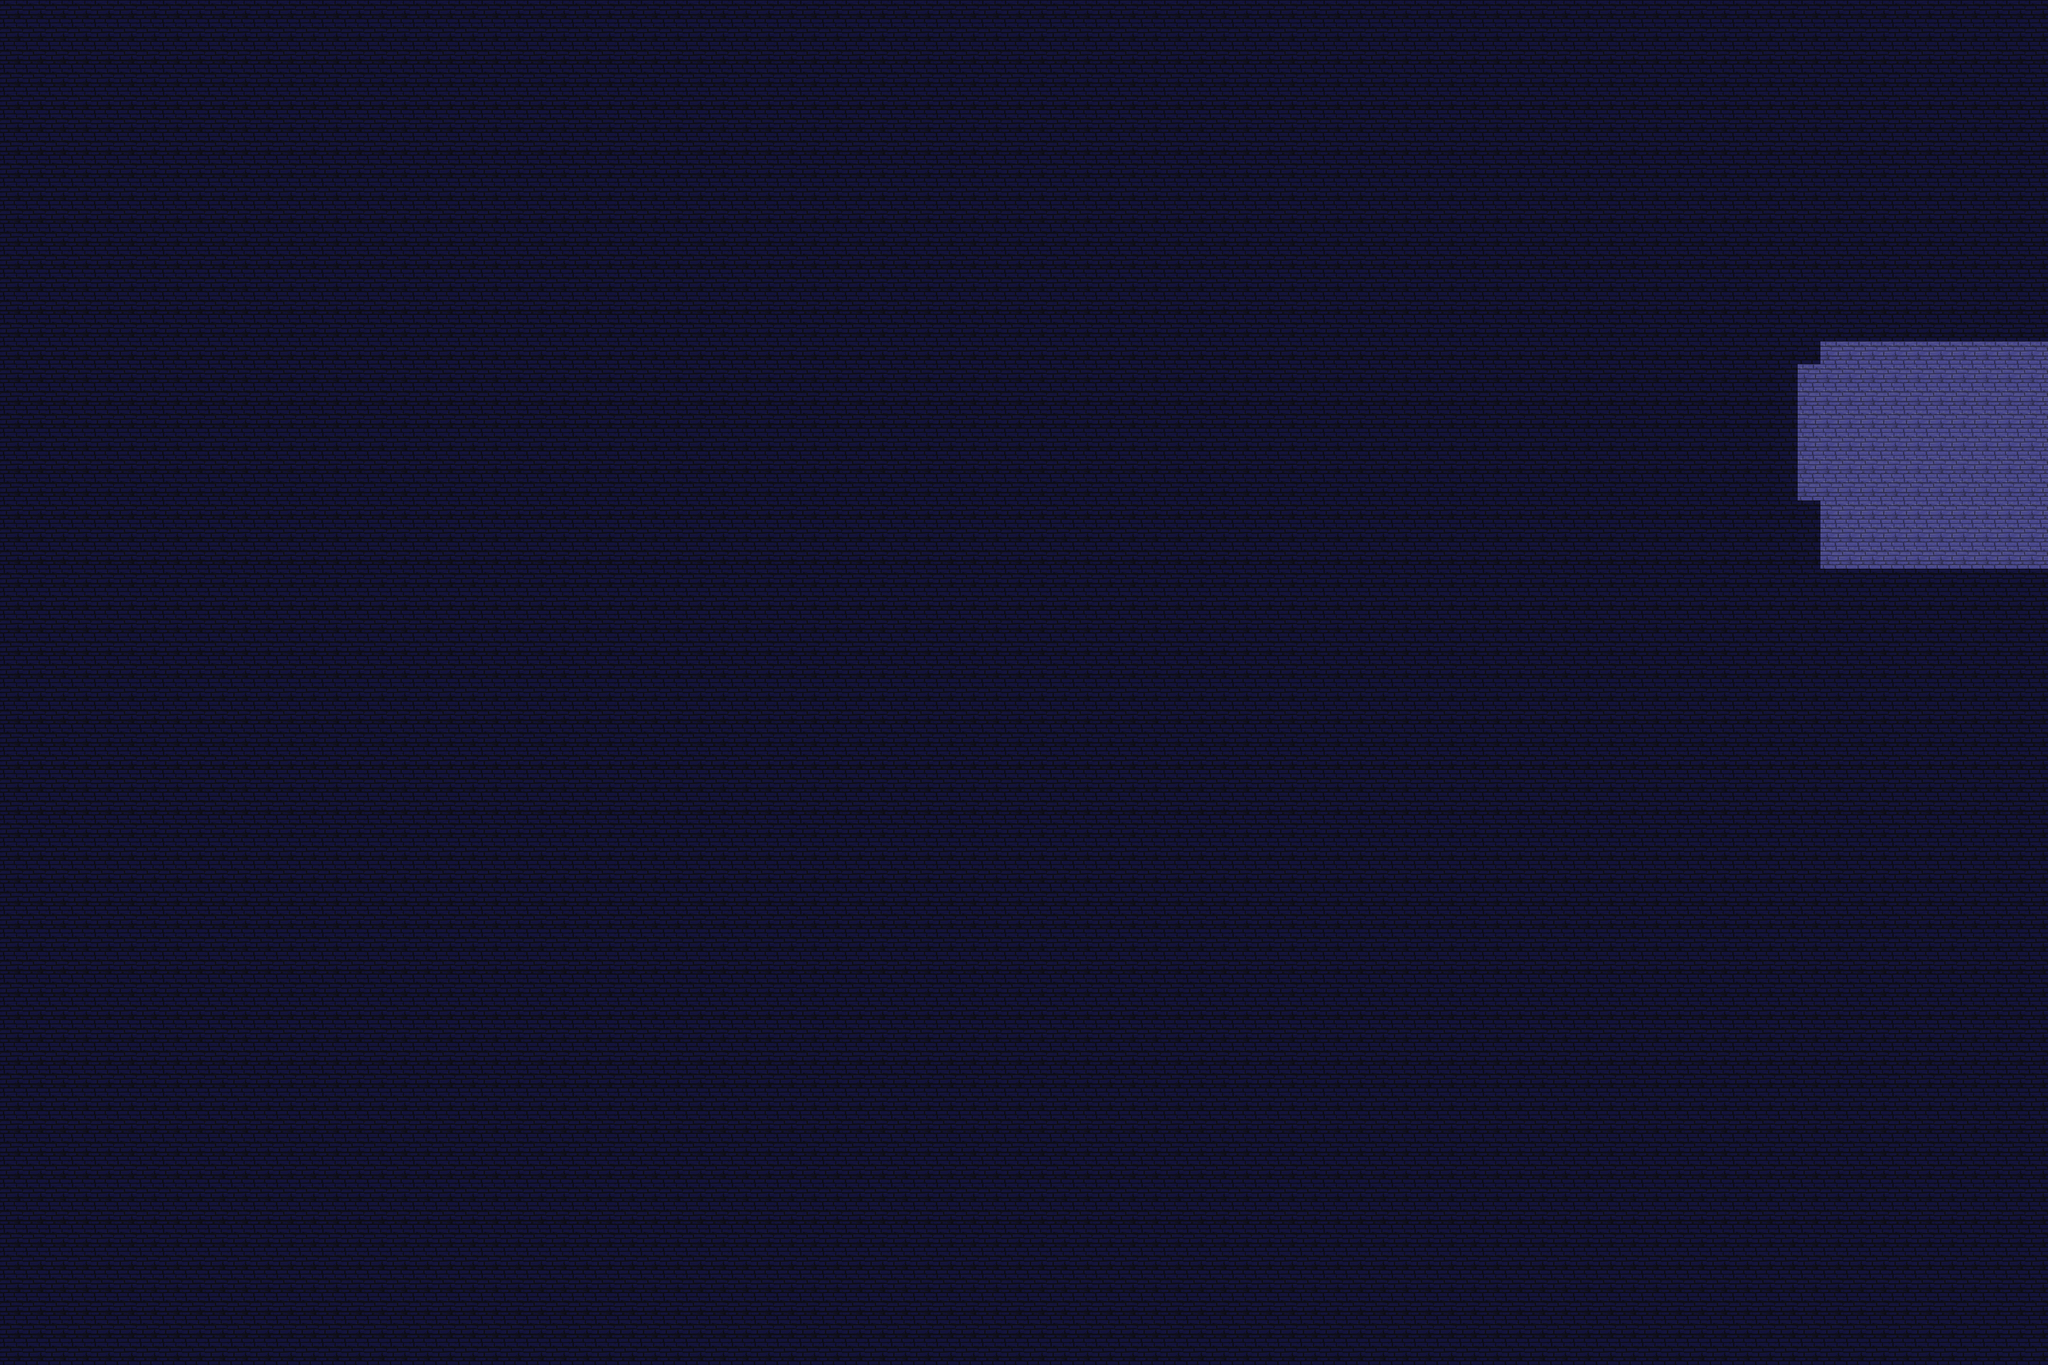

The image is a tile-based game level rendered from a .tmx file. Its description and source (layers, tilesets, objects; grid data summarised) follow:
An orthogonal 90x60 tile map with 32x32 px tiles, 1 tile layer (Background), 6 hidden layers not drawn.

<map version="2017.05.16" orientation="orthogonal" renderorder="right-down" width="90" height="60" tilewidth="32" tileheight="32" nextobjectid="1">
 <tileset firstgid="1" source="../CSVania.tsx" />
 <layer name="Background" width="90" height="60">
  <data>[5400 cells, 5400 non-empty, 2 distinct tile ids]</data>
 </layer>
 <layer name="Tile Layer 7" width="90" height="60" visible="0">
  <data>[5400 cells, 4 non-empty, 2 distinct tile ids]</data>
 </layer>
 <layer name="Gate Offset" width="90" height="60" visible="0" offsetx="-16" offsety="0">
  <data>[5400 cells, 6 non-empty, 4 distinct tile ids]</data>
 </layer>
 <layer name="Dirt Layer" width="90" height="60" visible="0">
  <data>[5400 cells, 2456 non-empty, 26 distinct tile ids]</data>
 </layer>
 <layer name="Bricks Layer" width="90" height="60" visible="0">
  <data>[5400 cells, 1453 non-empty, 24 distinct tile ids]</data>
 </layer>
 <layer name="Tile Layer 3" width="90" height="60" visible="0">
  <data>[5400 cells, 34 non-empty, 11 distinct tile ids]</data>
 </layer>
 <layer name="Tile Layer 5" width="90" height="60" visible="0">
  <data>[5400 cells, 15 non-empty, 2 distinct tile ids]</data>
 </layer>
</map>
